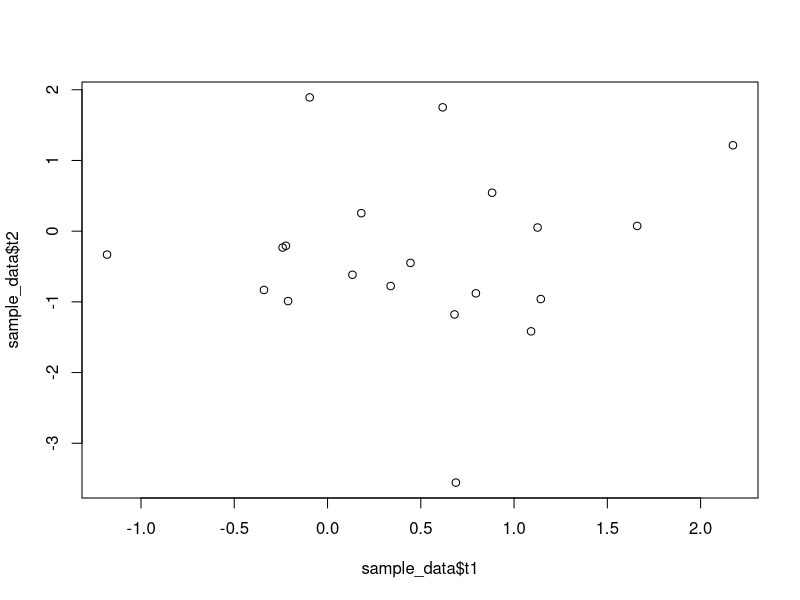

Write the R code that produced this figure.
## ---- chunk 1
#| code-fold: true
#| code-summary: "Show data generating function"

## Data generating function
## n: number of observations to simulate
## Returns a data frame with columns y, t1, t2 matching Equation (1)
generate_data <- function(n) {
  y  <- rbinom(n, size = 1, prob = 0.5)
  t1 <- rnorm(n, mean = y - 0.5, sd = 1)
  t2 <- rnorm(n, mean = 0, sd = 1)
  data.frame(y = y, t1 = t1, t2 = t2)
}

## Quick sanity check
set.seed(17)
sample_data <- generate_data(20)
#table(sample_data$y)
#head(sample_data)
plot(sample_data$t1, sample_data$t2)
## ---- chunk 2
#| code-fold: true
#| code-summary: "Show loss function"

## Equation 2 Q[y, r]
## y is the response, r is the predicted value
## Vectorized: y and r can be vectors of the same length,
## returning a vector of 0/1 losses (mean() of this gives an error rate)
qloss_function <- function(y, r) {
  ifelse(r == y, 0, 1)
}

## ---- chunk 3
#| code-fold: true
#| code-summary: "Show LDF model setup and testing"

# LDA function comes from MASS library
library(MASS)

## Fit LDF on a training set and predict on given data
ldf_fit <- function(train_data) {
  lda(y ~ t1 + t2, data = train_data)
}

## Returns numeric 0/1 predictions (not the raw factor from predict())
ldf_predict <- function(fit, newdata) {
  pred <- predict(fit, newdata = newdata)
  as.numeric(as.character(pred$class))
}

## Sanity check: apparent error rate for one training sample (n = 20)
set.seed(17)
sample_data <- generate_data(20)
ldf_model <- ldf_fit(sample_data)
preds <- ldf_predict(ldf_model, sample_data)

apparent_error <- mean(qloss_function(sample_data$y, preds))
cat(sprintf("Apparent error for LDF model with n = %d observations: %.3f\n",
            nrow(sample_data), apparent_error))

## ---- chunk 4
#| code-fold: true
#| code-summary: "Show true error rate function"

## Equation 5: true error rate for a fitted model
## fit:        a fitted model object (e.g., from ldf_fit())
## predict_fn: the matching predict function (e.g., ldf_predict())
## n_test:     size of the large independent test set used to
##             approximate Err(x, F) -- the bigger n_test, the less
##             noise in this estimate itself
true_error <- function(fit, predict_fn, n_test = 10000) {
  test_data <- generate_data(n_test)
  preds <- predict_fn(fit, test_data)
  mean(qloss_function(test_data$y, preds))
}

## Sanity check: true error for the LDF model fit earlier (n = 20 training sample)
true_err <- true_error(ldf_model, ldf_predict)
cat(sprintf("True error for LDF model (n_test = %d): %.3f\n", 10000, true_err))

## ---- chunk 5
#| code-fold: true
#| code-summary: "Show leave-one-out cross-validation function"

## Equation 8: leave-one-out cross-validation estimate of prediction error
## data:       the full training sample (data frame with columns y, t1, t2)
## fit_fn:     model fitting function (e.g., ldf_fit())
## predict_fn: matching predict function (e.g., ldf_predict())
##
## For each observation i: fit on all OTHER n-1 points (x_(i)),
## predict on the held-out point i, and score that one prediction.
## Averaging these n held-out losses gives Err^(cv1).
loo_cv_error <- function(data, fit_fn, predict_fn) {
  n <- nrow(data)
  losses <- numeric(n)

  for (i in seq_len(n)) {
    train_data <- data[-i, ]
    test_point <- data[i, , drop = FALSE]

    fit  <- fit_fn(train_data)
    pred <- predict_fn(fit, test_point)

    losses[i] <- qloss_function(test_point$y, pred)
  }

  mean(losses)
}

## Sanity check: LOO-CV estimate for the same n = 20 sample used above
loo_cv_err <- loo_cv_error(sample_data, ldf_fit, ldf_predict)
cat(sprintf("LOO-CV error for LDF model (n = %d): %.3f\n",
            nrow(sample_data), loo_cv_err))

## ---- chunk 6
#| code-fold: true
#| code-summary: "Show bootstrap function"

## First define bootstrap function
## Includes note to save the index of the sample data, so that the
## leave-one-out bootstrap can utilize that information
##
## NOTE: redraws if the resample happens to contain only one class --
## rare, but possible for small/imbalanced n, and LDA cannot fit
## without both classes present. This is a small, standard guard
## against a degenerate resample, not a change to the bootstrap logic.
draw_bootstrap_sample <- function(data) {
  repeat {
    idx <- sample(nrow(data), nrow(data), replace = TRUE)
    if (length(unique(data$y[idx])) > 1) break
  }
  list(sample_data = data[idx, ], included_idx = idx)
}

## ---- chunk 7
#| code-fold: true
#| code-summary: "Show leave-one-out bootstrap function"

## Equations 14-17: leave-one-out bootstrap estimate Err^(1)
## data:       the full training sample
## fit_fn:     model fitting function (e.g., ldf_fit())
## predict_fn: matching predict function (e.g., ldf_predict())
## B:          number of bootstrap replications (paper uses B = 50)
##
## For each of the B bootstrap resamples: fit on the resample, then
## predict on ALL n original points at once. For each original point i,
## keep that prediction's loss ONLY if i happened to be excluded from
## this particular resample (Equation 15's I_i^b). Averaging point i's
## kept losses over just those "excluded" replicates gives E_i
## (Equation 17); averaging E_i over all i gives Err^(1) (Equation 14).
loo_bootstrap_error <- function(data, fit_fn, predict_fn, B = 50) {
  n <- nrow(data)

  ## Running totals per original observation i:
  ##   loss_sum[i]  = sum of Q_i^b over replicates b where i was excluded
  ##   exclude_n[i] = number of replicates where i was excluded
  loss_sum  <- numeric(n)
  exclude_n <- numeric(n)

  for (b in seq_len(B)) {
    boot <- draw_bootstrap_sample(data)
    fit  <- fit_fn(boot$sample_data)

    ## Predict on every original point at once -- we need Q_i^b for
    ## all i, then we'll discard the ones where i WASN'T excluded.
    preds  <- predict_fn(fit, data)
    losses <- qloss_function(data$y, preds)

    ## TRUE for observations NOT drawn into this bootstrap resample
    excluded <- !(seq_len(n) %in% boot$included_idx)

    loss_sum[excluded]  <- loss_sum[excluded] + losses[excluded]
    exclude_n[excluded] <- exclude_n[excluded] + 1
  }

  E_i <- loss_sum / exclude_n
  mean(E_i)
}

## Sanity check: leave-one-out bootstrap error for the same n = 20 sample
set.seed(17)
loo_boot_err <- loo_bootstrap_error(sample_data, ldf_fit, ldf_predict, B = 50)
cat(sprintf("Leave-one-out bootstrap error for LDF model (n = %d, B = %d): %.3f\n",
            nrow(sample_data), 50, loo_boot_err))

## ---- chunk 8
#| code-fold: true
#| code-summary: "Show .632 estimator function"

## Equation 24: the .632 estimator
## apparent_error: err-bar, the resubstitution/training error
## err1:           Err^(1), the leave-one-out bootstrap error
estimator_632 <- function(apparent_error, err1){
    (.368*apparent_error) + (.632*err1)
}

## Sanity check: .632 estimate for the same n = 20 sample, using the
## apparent_error and loo_boot_err already computed above
err_632 <- estimator_632(apparent_error, loo_boot_err)
cat(sprintf(".632 error for LDF model (n = %d): %.3f\n",
            nrow(sample_data), err_632))

## ---- chunk 9
#| code-fold: true
#| code-summary: "Show .632+ estimator function, with supports"

## Equations 27-32: the .632+ estimator

## Equation 27: No information error rate (gamma-hat)
## ps: observed proportion of y == 1 (p-hat-1)
## qs: observed proportion of predictions == 1 (q-hat-1)
gamma_hat <- function(ps, qs){
    (ps*(1-qs)) + ((1-ps)*qs)
}

## Equation 31: Relative overfitting rate
## NOTE: uses the raw err1 (not the truncated err1'), per the paper's definition
## NOTE: the paper describes R-hat as ranging from 0 to 1, but the raw
## formula has no upper cap -- if gamma_hat lands only slightly above
## apparent_error, the ratio can explode (confirmed via simulation: some
## replicates produced R_hat_prime in the thousands/billions). Capping
## at 1 enforces the paper's stated range and avoids a near-zero or
## negative denominator later in the .632+ formula.
R_hat_prime <- function(err1, apparent_error, gamma_hat_val){

    cond <- (err1>apparent_error) && (gamma_hat_val>apparent_error)
    raw <- ifelse(cond, (err1-apparent_error)/(gamma_hat_val-apparent_error), 0)
    #pmin(raw, 1)

}

## Equation 32: .632+ Rule used for simulations
estimator_632_plus <- function(err_632, err1, gamma_hat_val, apparent_error, r_hat_prime_val){

    ## Equation 31's truncated leave-one-out bootstrap error, Err^(1)'
    err1prime <- pmin(err1, gamma_hat_val)

    ## Calculate estimator
    numerator <- (.368*.632*r_hat_prime_val)
    denominator <- (1-(.368*r_hat_prime_val))


    err_632+((err1prime - apparent_error)*(numerator/denominator))
}


## Sanity check: .632+ estimate for the same n = 20 sample
set.seed(17)
sample_data <- generate_data(20)
ldf_model <- ldf_fit(sample_data)
preds <- ldf_predict(ldf_model, sample_data)
apparent_error <- mean(qloss_function(sample_data$y, preds))
loo_boot_err <- loo_bootstrap_error(sample_data, ldf_fit, ldf_predict, B = 50)
err_632 <- estimator_632(apparent_error, loo_boot_err)
gamhat <- gamma_hat(mean(sample_data$y), mean(preds))
rhatprime <- R_hat_prime(loo_boot_err, apparent_error, gamhat)
err_632_plus <- estimator_632_plus(err_632, loo_boot_err, gamhat, apparent_error, rhatprime)
cat(sprintf(".632+ error for LDF model (n = %d): %.3f\n",
            nrow(sample_data), err_632_plus))

## ---- chunk 10
#| code-fold: true
#| code-summary: "Show Monte Carlo Loop, for building Table 3"

## Run every estimator once, on one freshly generated training sample.
## Returns a single ONE-ROW data frame -- one named column per estimator.
## Stacking many of these rows (one per replicate) is how "one experiment"
## becomes Table 3's Exp/SD/RMS summaries.
one_rep <- function(n, fit_fn, predict_fn, B=50, n_test=10000){

    ## All of the functions we just defined
    sample_data <- generate_data(n)
    model <- fit_fn(sample_data)
    preds <- predict_fn(model, sample_data)

    apparent_error <- mean(qloss_function(sample_data$y, preds))
    true_err <- true_error(model, predict_fn, n_test = n_test)
    cv1 <- loo_cv_error(sample_data, fit_fn, predict_fn)
    loo_boot_err <- loo_bootstrap_error(sample_data, fit_fn, predict_fn, B = B)
    err_632 <- estimator_632(apparent_error, loo_boot_err)
    gamhat <- gamma_hat(mean(sample_data$y), mean(preds))
    rhatprime <- R_hat_prime(loo_boot_err, apparent_error, gamhat)
    err_632_plus <- estimator_632_plus(err_632, loo_boot_err, gamhat, apparent_error, rhatprime)

    ## Put the results together! One row, one column per quantity.
    data.frame(
      true_err = true_err,
      apparent = apparent_error,
      cv1 = cv1,
      err1 = loo_boot_err,
      err_632 = err_632,
      err_632_plus = err_632_plus
    )
}

## Repeat one_rep() n_reps times and stack the one-row results into a
## single data frame: one row per replicate, one column per estimator.
montecarlo <- function(n_reps, n, fit_fn, predict_fn, B = 50, n_test = 10000){
  results_list <- vector("list", n_reps)

  for (r in seq_len(n_reps)) {
    results_list[[r]] <- one_rep(n, fit_fn, predict_fn, B = B, n_test = n_test)
  }

  do.call(rbind, results_list)
}

## Run the simulation for LDF, n = 20 (experiment #3), matching the
## paper's 200 Monte Carlo replications for this experiment
set.seed(17)
sim_results <- montecarlo(n_reps = 200, n = 20, fit_fn = ldf_fit, predict_fn = ldf_predict)

## Summarize: Exp (mean) and SD for each estimator column, and RMS
## measured against EACH replicate's own true_err (not the overall
## average true error) -- matching how Table 3 defines RMS
summary_table <- data.frame(
  estimator = names(sim_results),
  Exp = sapply(sim_results, mean),
  SD  = sapply(sim_results, sd),
  RMS = sapply(sim_results, function(col) sqrt(mean((col - sim_results$true_err)^2)))
)
rownames(summary_table) <- NULL
summary_table
